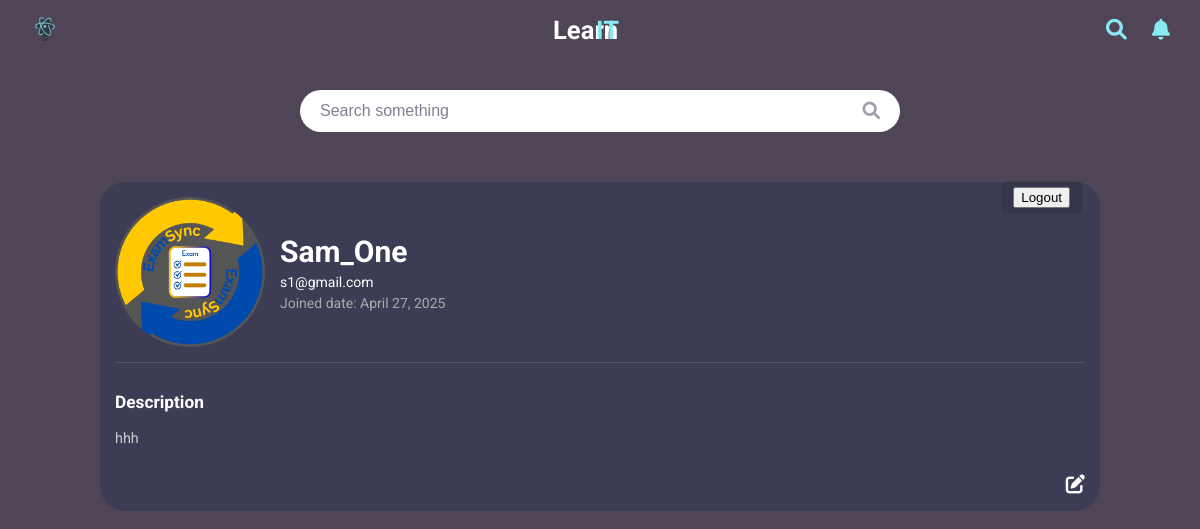
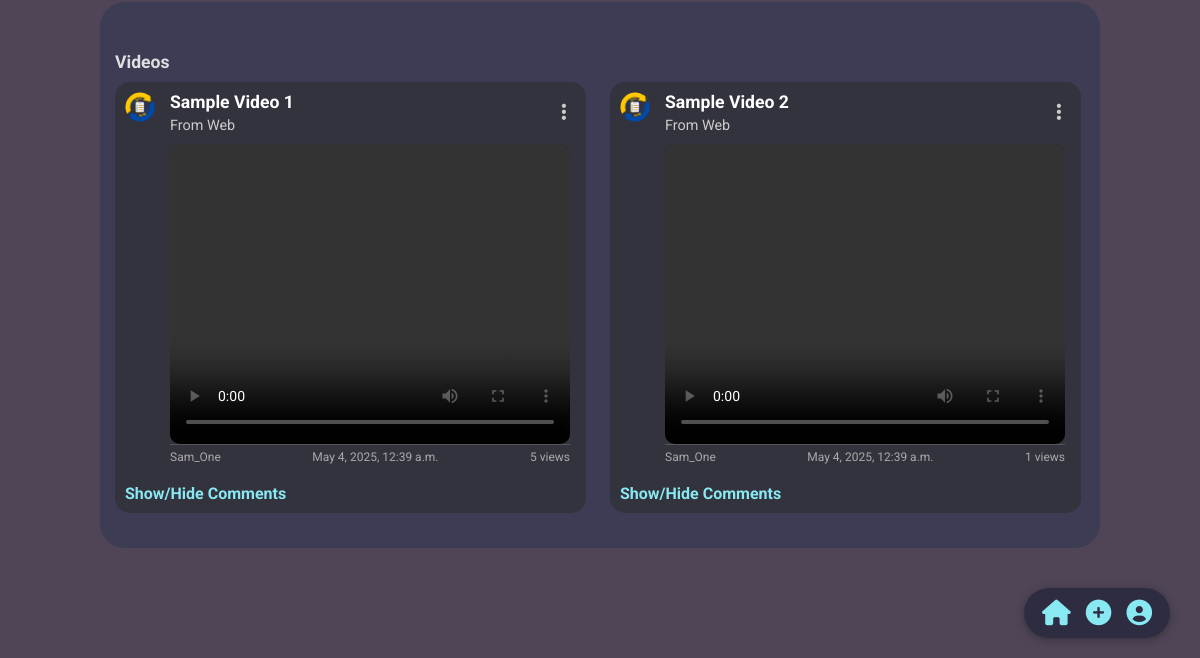
Before: /profile/ (signed in) with the older database file (2 pictures, top to bottom).
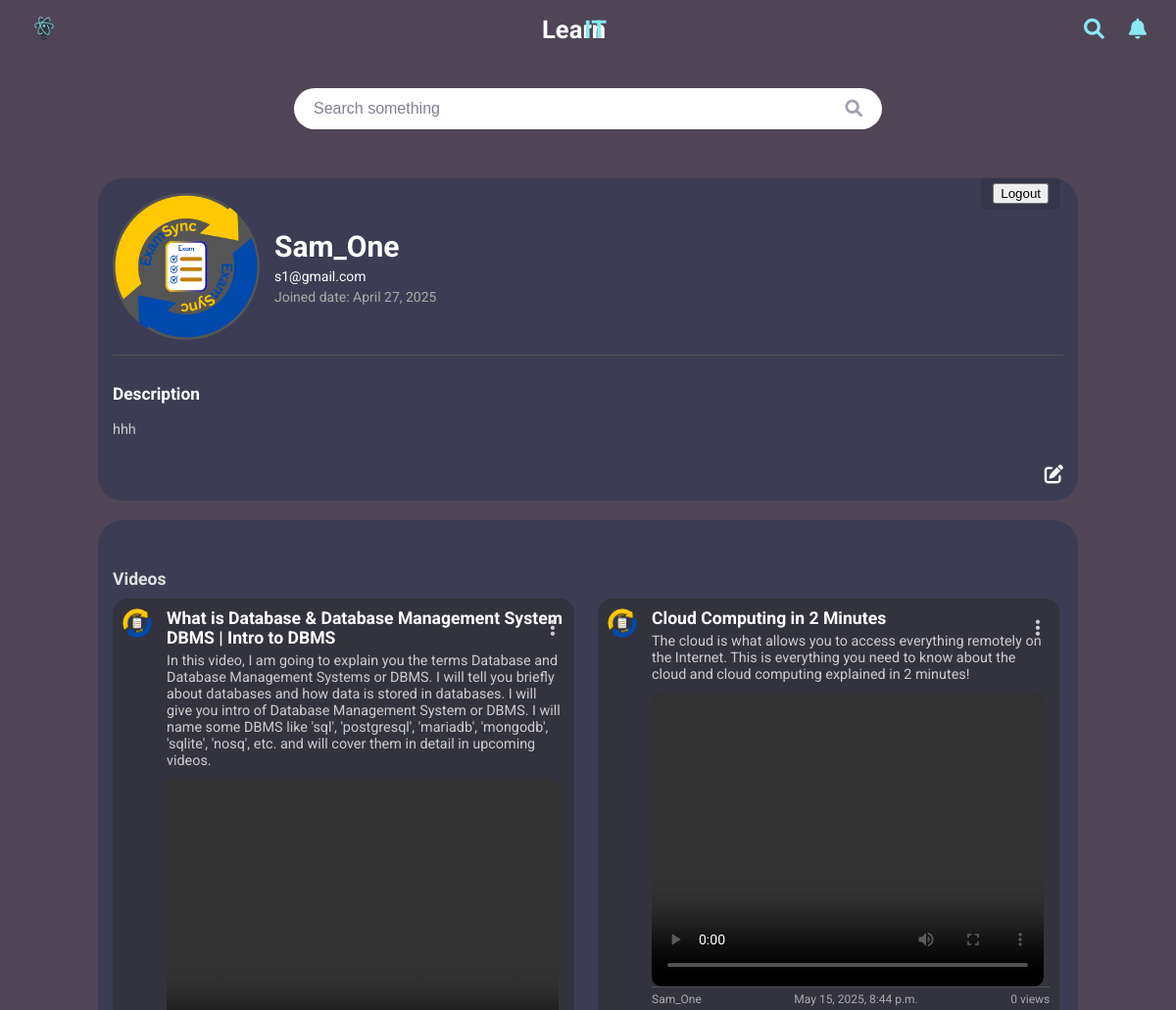
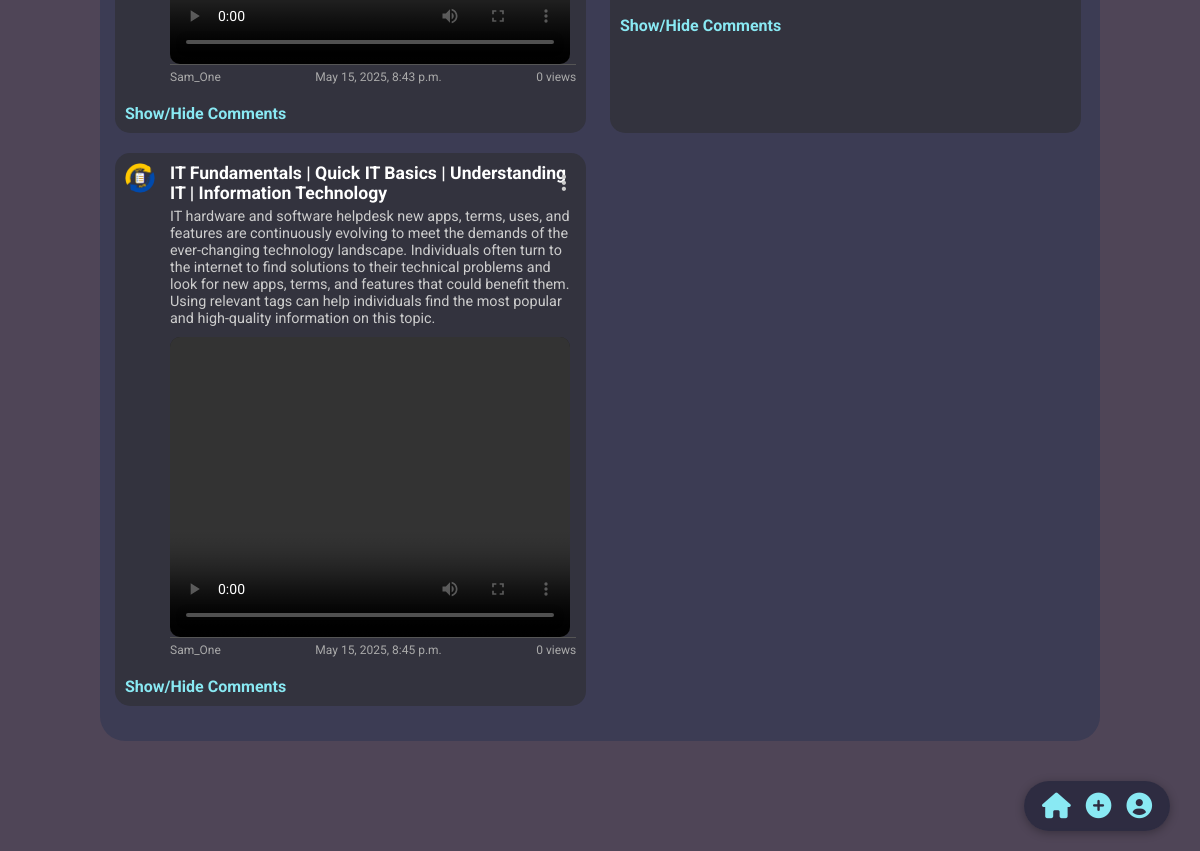
After: the same page with the newer database file (2 pictures, top to bottom).
### users/models.py (models this page shows, shortened)
class Profile(models.Model):
    user = models.OneToOneField(User, on_delete=models.CASCADE)
    description = models.TextField(blank=True)
    picture = models.ImageField(upload_to='profile_pics/', default='profile_pics/default.jpg')

class Video(models.Model):
    uploader = models.ForeignKey(User, on_delete=models.CASCADE)
    title = models.CharField(max_length=255)
    description = models.TextField()
    video_file = models.FileField(upload_to='videos/')
    upload_date = models.DateTimeField(auto_now_add=True)
    category = models.CharField(max_length=100, choices=CATEGORY_CHOICES)
    views = models.PositiveIntegerField(default=0)

### users/views.py (the view)
# urls.py: path('profile/', views.profile_view, name='profile'),
@never_cache
@login_required
def profile_view(request):
    user = request.user
    user_videos = Video.objects.filter(uploader=user)
    return render(request, 'users/profile.html', {'user': user, 'user_videos': user_videos})

### users/templates/users/profile.html (shortened to what this page needs)
{% load static %}
<!DOCTYPE html>
<html lang="en">
<head>
    <link rel="stylesheet" href="https://cdnjs.cloudflare.com/ajax/libs/font-awesome/6.0.0/css/all.min.css" />
</head>
<body>
    <header class="top-nav">
        <div class="logo">
            <img src="{% static 'images/LITlogo.png' %}" alt="LearnIT Logo">
        </div>
        <div class="brand-name">Learn</div>
        <div class="brand-name2">IT</div>
        <div class="header-icons">
            <i class="fas fa-search"></i>
            <i class="fas fa-bell" id="notification-bell"></i>
        </div>
    </header>
    <div class="search-container">
        <input type="text" placeholder="Search something">
        <i class="fas fa-search search-icon"></i>
    </div>
    <main class="profile-grid">
        <div class="profile-card">
            <div class="logout-button">
                <a href="{% url 'logout' %}" onclick="event.preventDefault(); document.getElementById('logout-form').submit();">
                    <button type="button">Logout</button>
                </a>
            </div>
            <div class="profile-info">
                <div class="profile-image-container">
                    {% if user.profile.picture %}
                        <img src="{{ user.profile.picture.url }}" alt="Profile Picture">
                    {% else %}
                        <img src="{% static 'image/default_profile.png' %}" alt="Default Profile Picture">
                    {% endif %}
                </div>
                <div class="profile-details">
                    <p style="font-size: 1.5em; color:white; font-weight: bolder;">{{ user.username }}</p>
                    <p style="font-size: 70%; color:white; ">{{ user.email }}</p>
                    <p class="profile-joineddate" style="font-size: 70%;">Joined date: {{ user.date_joined|date:"F j, Y" }}</p>
                </div>
            </div>
            <div class="profile-description">
                <h3>Description</h3>
                <p>{{ user.profile.description|default:"Welcome to my Page" }}</p>
            </div>
            <a href="{% url 'edit_profile' %}" class="edit-icon" title="Edit Profile">
                <i class="fas fa-edit"></i>
            </a>
        </div>
        <div class="profile-card">
            <div class="videos-section">
                <h2>Videos</h2>
                <div class="videos-grid">
                    {% for video in user_videos %}
                        <div class="video-card">
                            <div class="video-menu">
                                <i class="fas fa-ellipsis-v" onclick="toggleMenu(this)"></i>
                            </div>
                            <div class="single-video">
                                <div class="uploader-info">
                                    {% if video.uploader.profile.picture %}
                                        <img src="{{ video.uploader.profile.picture.url }}" alt="Uploader Picture">
                                    {% else %}
                                        <img src="{% static 'image/default_profile.png' %}" alt="Default Uploader">
                                    {% endif %}
                                </div>
                                <div class="video-content">
                                    <div class="video-title">{{ video.title }}</div>
                                    <div class="video-description">{{ video.description }}</div>
                                    <div class="video-thumbnail">
                                        <video controls>
                                            <source src="{{ video.video_file.url }}" type="video/mp4">
                                        </video>
                                    </div>
                                    <div class="video-meta">
                                        <span>{{ user.username }}</span>
                                        <span>{{ video.upload_date }}</span>
                                        <span>{{ video.views }} views</span>
                                    </div>
                                </div>
                            </div>
                            <span class="toggle-comments" onclick="toggleComments('{{ video.id }}')">
                                Show/Hide Comments
                            </span>
                        </div>
                    {% empty %}
                        <p>No videos uploaded yet.</p>
                    {% endfor %}
                </div>
            </div>
        </div>
        <nav class="bottom-nav">
            <a href="{% url 'home' %}">
                <i class="fas fa-home"></i>
            </a>
            <a href="{% url 'upload_video' %}">
                <i class="fas fa-plus-circle" onclick="uploadVideo()"></i>
            </a>
            <a href="{% url 'profile' %}">
                <i class="fas fa-user-circle"></i>
            </a>
        </nav>
    </main>
</body>
</html>

### users/templates/users/profile.html (style rules this page uses)
body { font-family: 'Roboto', Arial, sans-serif; background-color: #4F4557; color: #E0E0E0; margin: 0; padding: 0; padding-bottom: 80px; overflow: auto; }
.toggle-comments { cursor: pointer; color: #89E9F3; font-size: 1em; font-weight: bold; margin-top: 10px; }
.top-nav { display: flex; justify-content: space-between; align-items: center; padding: 15px 30px; position: relative; }
.logo { display: flex; align-items: center; }
.logo img { height: 30px; margin-right: 10px; }
.brand-name { font-size: 1.6em; font-weight: bold; color: #FFFFFF; position: absolute; left: 45%; transform: translateX(20%); }
.brand-name2 { font-size: 1.6em; font-weight: bold; color: #89E9F3; position: absolute; right: 48.8%; transform: translateX(20%); }
.header-icons { display: flex; align-items: center; }
.header-icons i { margin-left: 25px; font-size: 1.3em; color: #89E9F3; cursor: pointer; transition: color 0.2s ease; }
.search-container { display: flex; justify-content: center; padding: 20px 30px; margin: 10px auto; max-width: 600px; position: relative; }
.search-container input { width: 100%; padding: 12px 45px 12px 20px; border-radius: 25px; border: none; background-color: white; color: #222; font-size: 1em; outline: none; }
.search-container input::placeholder { color: #808090; }
.search-container .search-icon { position: absolute; right: 50px; top: 50%; transform: translateY(-50%); color: #A0A0B0; font-size: 1.1em; }
.profile-grid { display: grid; grid-template-columns: 1fr; gap: 20px; width: 90%; max-width: 1000px; margin: 20px auto; padding: 10px; border-radius: 20px; position: relative; }
.profile-card { background-color: #3C3C54; border-radius: 25px; padding: 15px; display: flex; flex-direction: column; gap: 10px; }
.profile-info { display: flex; align-items: center; gap: 15px; border-bottom: 1px solid #555; padding-bottom: 15px; }
.profile-image-container { width: 150px; height: 150px; border-radius: 50%; background-color: #555; display: flex; justify-content: center; align-items: center; }
.profile-image-container img { width: 100%; height: 100%; object-fit: cover; font-size: 10px; border-radius: 50%; }
.profile-details { flex-grow: 1; font-size: 20px; }
.profile-details p { margin: 5px 0; color: #aaa; font-size: 0.9em; }
.profile-description { color: #ccc; font-size: 0.9em; line-height: 1.4; word-wrap: break-word; }
.logout-button { position: absolute; top: 15px; right: 28px; }
.logout-button a { color: #f44336; text-decoration: none; font-size: 0.9em; padding: 8px 12px; border-radius: 5px; background-color: rgba(0, 0, 0, 0.1); }
.videos-section { width: 100%; margin-top: 20px; }
.videos-section h2 { font-size: 1.1em; margin-bottom: 10px; text-align: left; }
.videos-grid { display: grid; grid-template-columns: 1fr 1fr; gap: 20px; overflow-y: auto; padding-bottom: 20px; }
.video-card { background-color: #33333e; border-radius: 15px; overflow: hidden; padding: 10px; display: flex; flex-direction: column; gap: 10px; position: relative; width: 95%; align-items: flex-start; }
.single-video { display: flex; gap: 15px; align-items: flex-start; }
.video-thumbnail { width: 400px; height: 300px; background-color: #222; border-radius: 10px; overflow: hidden; }
.video-thumbnail video { width: 100%; height: 100%; object-fit: cover; }
.video-content { flex: 1; }
.video-title { font-size: 1.1em; font-weight: bold; margin-bottom: 5px; color: #fff; }
.video-description { font-size: 0.9em; color: #ccc; margin-bottom: 10px; }
.video-meta { display: flex; justify-content: space-between; font-size: 0.75em; color: #aaa; padding-top: 5px; border-top: 1px solid #555; }
.uploader-info { display: flex; align-items: center; gap: 8px; }
.uploader-info img { width: 30px; height: 30px; border-radius: 50%; object-fit: cover; }
.bottom-nav { position: fixed; bottom: 20px; right: 30px; display: flex; gap: 15px; background-color: rgba(40, 40, 62, 0.85); padding: 12px 18px; border-radius: 25px; backdrop-filter: blur(5px); box-shadow: 0 2px 10px rgba(0, 0, 0, 0.3); }
.bottom-nav i { font-size: 1.6em; color: #89E9F3; cursor: pointer; transition: color 0.2s ease; }
H3 { font-size: 1.2em; margin-bottom: 10px; color: #FFFFFF; }
.edit-icon { margin-left: auto; color: #ffffff; font-size: 1.2em; cursor: pointer; transition: color 0.2s ease; text-decoration: none; }
.video-menu { position: absolute; top: 10px; right: 10px; }
.video-menu i { color: #ccc; cursor: pointer; font-size: 1.2em; padding: 10px; border-radius: 50%; transition: background-color 0.2s; }

Changed rows visible on the page:
removed Video: uploader.profile.picture (picture), title "Sample Video 1", description "From Web", {{ user.username }} "Sam_One", upload_date "May 4, 2025, 12:39 a.m.", views "5"
removed Video: uploader.profile.picture (picture), title "Sample Video 2", description "From Web", {{ user.username }} "Sam_One", upload_date "May 4, 2025, 12:39 a.m.", views "1"
added Video: uploader.profile.picture (picture), title "What is Database & Database Management System DBMS | Intro to DBMS", description "In this video, I am going to explain you the terms Database and Database Management Systems or DBMS. I will tell you briefly about databases and how data is stored in databases. I will give you intro of Database Management System or DBMS. I will name some DBMS like 'sql', 'postgresql', 'mariadb', 'mongodb', 'sqlite', 'nosq', etc. and will cover them in detail in upcoming videos.", {{ user.username }} "Sam_One", upload_date "May 15, 2025, 8:43 p.m.", views "0"
added Video: uploader.profile.picture (picture), title "Cloud Computing in 2 Minutes", description "The cloud is what allows you to access everything remotely on the Internet. This is everything you need to know about the cloud and cloud computing explained in 2 minutes!", {{ user.username }} "Sam_One", upload_date "May 15, 2025, 8:44 p.m.", views "0"
added Video: uploader.profile.picture (picture), title "IT Fundamentals | Quick IT Basics | Understanding IT | Information Technology", description "IT hardware and software helpdesk new apps, terms, uses, and features are continuously evolving to meet the demands of the ever-changing technology landscape. Individuals often turn to the internet to find solutions to their technical problems and look for new apps, terms, and features that could benefit them. Using relevant tags can help individuals find the most popular and high-quality information on this topic.", {{ user.username }} "Sam_One", upload_date "May 15, 2025, 8:45 p.m.", views "0"
